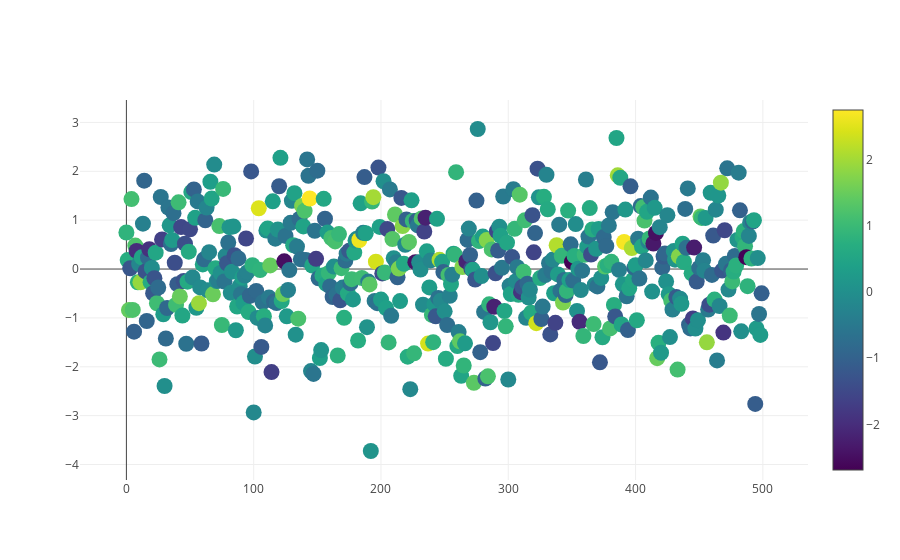

Notebook cell for this chart:
### Code cell
trace1 = go.Scatter(
    y = np.random.randn(500),
    mode='markers',
    marker=dict(
        size=16,
        color = np.random.randn(500), #set color equal to a variable
        colorscale='Viridis',
        showscale=True
    )
)
data = [trace1]

iplot(data)

### Figure 1 — Plotly figure (JSON) as saved in the notebook; plotly's stock layout.template omitted (floating-point values rounded to 4 significant figures; data arrays with more than 128 entries replaced by an {"elided": "..."} marker saying what was removed)
{"data": [{"marker": {"color": {"elided": "500 float values"}, "colorscale": "Viridis", "showscale": true, "size": 16}, "mode": "markers", "type": "scatter", "uid": "c31ad6e2-bf64-11e8-a83a-02ccb4a0b651", "y": {"elided": "500 float values"}}], "layout": {}}
